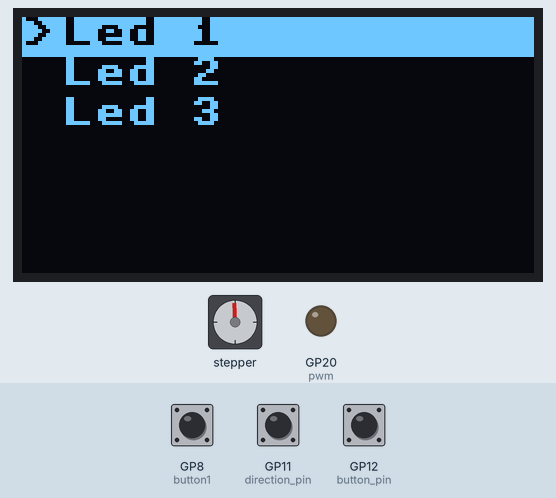
Simulated run of this program. Board: Raspberry Pi Pico running MicroPython. Shown: 128×64 one-colour display, stepper motor, output pins drawn as LEDs (lit = HIGH). Inputs (shaded band) come from the test bench; at power-on: GP12 (button_pin) HIGH, GP8 (button1) HIGH, GP11 (direction_pin) HIGH. The stepper is drawn at 200 steps a turn; what the program prints to the serial console is not drawn.

Above: at 5.0 s.
5.1 s: GP12 (button_pin) pulled LOW for 0.15 s
At 6.3 s:
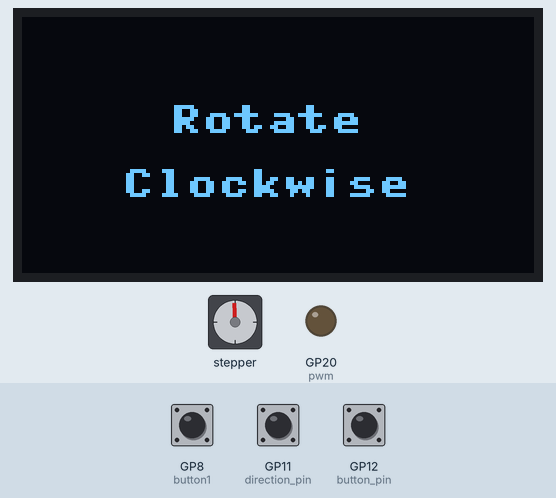
6.7 s: GP12 (button_pin) pulled LOW for 1 s
At 6.85 s:
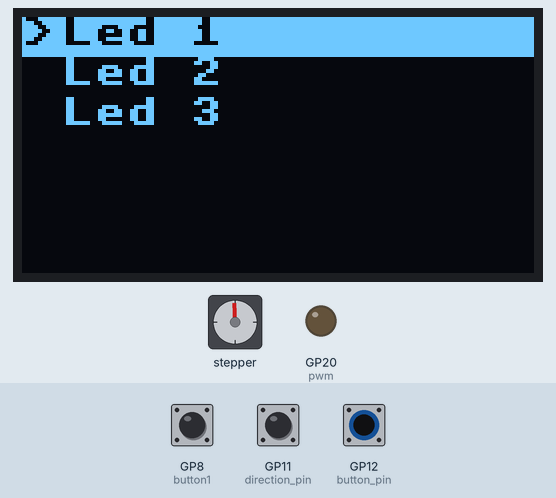
Timing chart, 0 to 9.7 s (numbered marks = the images above; inputs shaded):
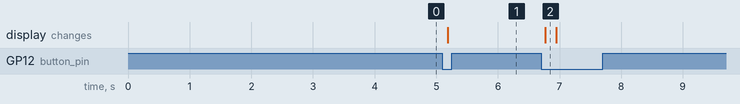

The program:

task_4.py
```python
import utime as time
import micropython
from machine import Pin, PWM
from time import sleep
import time
from ssd1306 import SSD1306_I2C

i2c_1 = machine.I2C(1, scl=machine.Pin("GP15"), sda=machine.Pin("GP14"))
oled = SSD1306_I2C(128, 64, i2c_1)

button1 = Pin(8, Pin.IN, Pin.PULL_UP)

pwm = PWM(Pin(20))


class Rotary:
    ROT_CW = 1
    ROT_CCW = 2
    SW_PRESS = 4
    SW_RELEASE = 8

    def __init__(self, dt, clk, sw):
        self.dt_pin = Pin(dt, Pin.IN, Pin.PULL_DOWN)
        self.clk_pin = Pin(clk, Pin.IN, Pin.PULL_DOWN)
        self.sw_pin = Pin(sw, Pin.IN, Pin.PULL_DOWN)
        self.last_status = (self.dt_pin.value() << 1) | self.clk_pin.value()
        self.dt_pin.irq(handler=self.rotary_change, trigger=Pin.IRQ_FALLING | Pin.IRQ_RISING)
        self.clk_pin.irq(handler=self.rotary_change, trigger=Pin.IRQ_FALLING | Pin.IRQ_RISING)
        self.sw_pin.irq(handler=self.switch_detect, trigger=Pin.IRQ_FALLING | Pin.IRQ_RISING)
        self.handlers = []
        self.last_button_status = self.sw_pin.value()

    def rotary_change(self, pin):
        new_status = (self.dt_pin.value() << 1) | self.clk_pin.value()
        if new_status == self.last_status:
            return
        transition = (self.last_status << 2) | new_status
        if transition == 0b1110:
            micropython.schedule(self.call_handlers, Rotary.ROT_CW)
        elif transition == 0b1101:
            micropython.schedule(self.call_handlers, Rotary.ROT_CCW)
        self.last_status = new_status

    def switch_detect(self, pin):
        if self.last_button_status == self.sw_pin.value():
            return
        self.last_button_status = self.sw_pin.value()
        if self.sw_pin.value():
            micropython.schedule(self.call_handlers, Rotary.SW_RELEASE)
        else:
            micropython.schedule(self.call_handlers, Rotary.SW_PRESS)
            return

    def add_handler(self, handler):
        self.handlers.append(handler)

    def remove_handler(self, handler):
        self.handlers.remove(handler)

    def call_handlers(self, type):
        for handler in self.handlers:
            handler(type)


rotary = Rotary(11, 10, 12)
val = 0
pwm.freq(1000)

width = 128
height = 64

line = 1
highlight = 1
shift = 0
list_length = 0
total_lines = 3

button_pin = Pin(12, Pin.IN, Pin.PULL_UP)
direction_pin = Pin(11, Pin.IN, Pin.PULL_UP)
step_pin = Pin(10, Pin.IN, Pin.PULL_UP)

previous_value = True
button_down = False


def show_menu(menu):
    global line, highlight, shift, list_length

    item = 1
    line = 1
    line_height = 10

    oled.fill_rect(0, 0, width, height, 0)

    list_length = len(menu)
    short_list = menu[shift:shift + total_lines]

    for item in short_list:
        if highlight == line:
            oled.fill_rect(0, (line - 1) * line_height, width, line_height, 1)
            oled.text(">", 0, (line - 1) * line_height, 0)
            oled.text(item, 10, (line - 1) * line_height, 0)
            oled.show()
        else:
            oled.text(item, 10, (line - 1) * line_height, 1)
            oled.show()
        line += 1
    oled.show()


def main():
    global previous_value, highlight, shift, button_pin, button_down
    button_down = False
    while True:
        print(button_down)
        if previous_value != step_pin.value():
            if step_pin.value() == False:

                if direction_pin.value() == False:
                    if highlight > 1:
                        highlight -= 1
                    else:
                        if shift > 0:
                            shift -= 1

                else:
                    if highlight < total_lines:
                        highlight += 1
                    else:
                        if shift + total_lines < list_length:
                            shift += 1

                show_menu(file_list)
            previous_value = step_pin.value()

        time.sleep(.1)
        if highlight == 1 and button_pin.value() == False and not button_down:
            button_down = True
            oled.fill(0)
            oled.show()
            leds(1, 20)
            break
        elif highlight == 2 and button_pin.value() == False and not button_down:
            button_down = True
            oled.fill(0)
            oled.show()
            leds(2, 21)
            break
        elif highlight == 3 and button_pin.value() == False and not button_down:
            button_down = True
            oled.fill(0)
            oled.show()
            leds(3, 22)
            break

        if button1.value() == 0:
            button_down = False
            show_menu(file_list)

        if button_pin.value() == False and not button_down:
            button_down = True


def leds(number, pwm):
    global button_down
    hala = 1
    oled.fill(0)
    oled.text(f"Rotate", 37, 22)
    oled.text(f"Clockwise", 25, 38)
    oled.show()
    pwm = PWM(Pin(int(pwm)))

    def brightness(duty):
        value = duty * 100
        pwm.duty_u16(value)
        print(value)

    def oledtest(luku):
        oled.fill(0)
        oled.text(f"LED {number}", 48, 10)
        oled.hline(15, 30, luku, 1)
        oled.text(f"{luku}%", 50, 40)
        oled.show()
        brightness(luku)

    def rotary_changed(change):
        global val
        nonlocal hala
        duty = 1
        if change == Rotary.ROT_CW and val < 10:
            val = val + 1
            valed = val * 10
            duty = duty * 100
            oledtest(valed)
        elif change == Rotary.ROT_CCW and val > 0:
            val = val - 1
            valed = val * 10
            oledtest(valed)
        elif change == Rotary.SW_PRESS and hala == 1:
            hala = 2
            button_down = False
            show_menu(file_list)
            main()
            rotary.remove_handler(rotary_changed)
            return
        elif change == Rotary.SW_RELEASE:
            return

    rotary.add_handler(rotary_changed)
    return

    while True:
        time.sleep(0.1)


file_list = ["Led 1", "Led 2", "Led 3"]
show_menu(file_list)
main()
```

Measured:
- after the input at 5.1 s, the display: changes after 0.08 s (image 1)
- after the input at 6.7 s, the display: first differs from a run without the input after 0.07 s (image 2)
